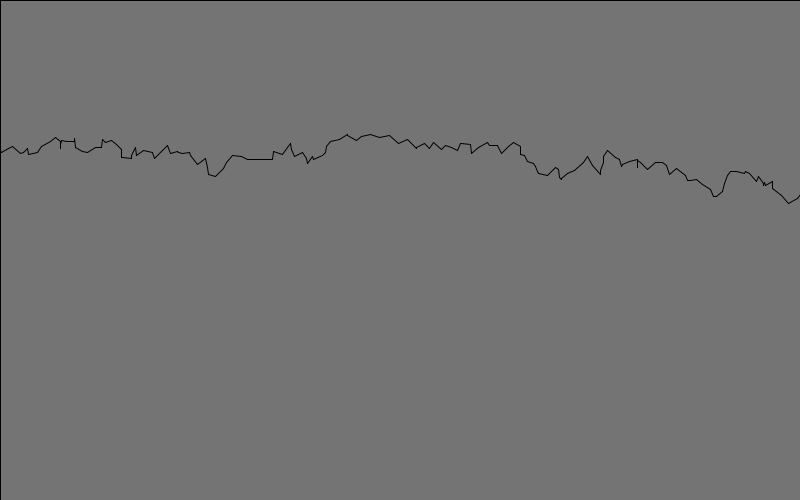
Frame 1 (no input)
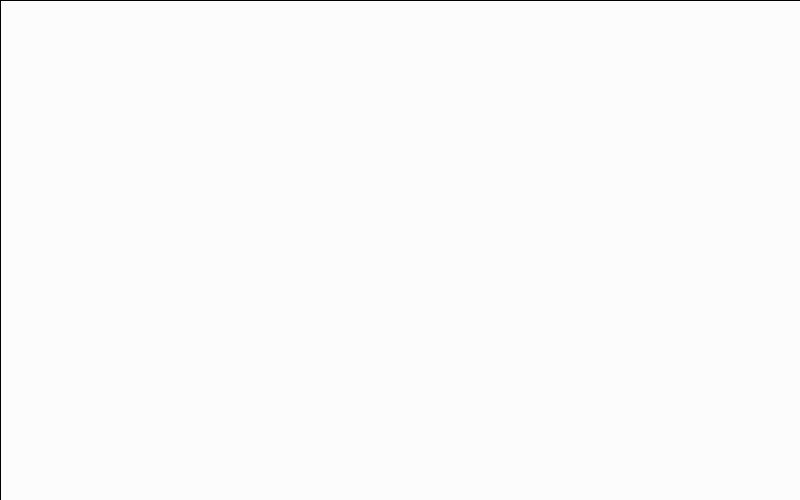
Frame 60 (the mouse pressed at the canvas centre just before this capture)
Frame 120 (the mouse held since frame 60 and released just before this capture): identical to frame 60, image omitted

The Processing sketch that drew these frames (run headless with seeded random() and noise(); from frame 60 on, the mouse is pressed at the canvas centre):

// Processing sketch: Lightning
// ── Lightning.pde
int startX;
int startY;
int endX; 
int endY;

void setup()
{
  size(800,500);
  background(90);
  strokeWeight(1);
  startX = 0;
  startY = 150;
  endX = 0; 
  endY = 150;
}
void draw()
{
fill(255, 40);
rect(0,0, width, height);
stroke((int)Math.random());
while (endX < 800 && endX > -800){
  endX = startX + (int)(Math.random() * 10); 
  endY = startY + (int)((Math.random() * 19) - 9);
  line(startX, startY, endX, endY);
  startX = endX;
  startY = endY;
}
}
void mousePressed()
{
startX = 0;
startY = 150;
endX = 0;
endY = 150;

}
